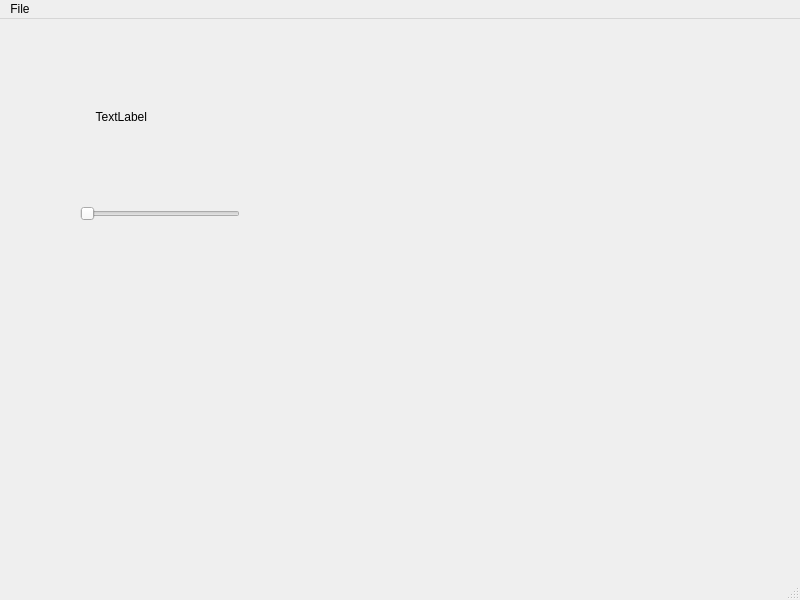
<?xml version="1.0" encoding="UTF-8"?>
<ui version="4.0">
 <class>MainWindow</class>
 <widget class="QMainWindow" name="MainWindow">
  <property name="geometry">
   <rect>
    <x>0</x>
    <y>0</y>
    <width>800</width>
    <height>600</height>
   </rect>
  </property>
  <property name="windowTitle">
   <string>MainWindow</string>
  </property>
  <widget class="QWidget" name="centralwidget">
   <widget class="QLabel" name="label">
    <property name="geometry">
     <rect>
      <x>80</x>
      <y>90</y>
      <width>67</width>
      <height>17</height>
     </rect>
    </property>
    <property name="text">
     <string>&lt;html&gt;&lt;head/&gt;&lt;body&gt;&lt;p&gt;TextLabel&lt;/p&gt;&lt;/body&gt;&lt;/html&gt;</string>
    </property>
    <property name="alignment">
     <set>Qt::AlignRight|Qt::AlignTrailing|Qt::AlignVCenter</set>
    </property>
   </widget>
   <widget class="QSlider" name="horizontalSlider">
    <property name="geometry">
     <rect>
      <x>80</x>
      <y>180</y>
      <width>160</width>
      <height>29</height>
     </rect>
    </property>
    <property name="orientation">
     <enum>Qt::Horizontal</enum>
    </property>
   </widget>
  </widget>
  <widget class="QMenuBar" name="menubar">
   <property name="geometry">
    <rect>
     <x>0</x>
     <y>0</y>
     <width>800</width>
     <height>25</height>
    </rect>
   </property>
   <widget class="QMenu" name="menuFile">
    <property name="title">
     <string>File</string>
    </property>
    <addaction name="actionQuit"/>
   </widget>
   <addaction name="menuFile"/>
  </widget>
  <widget class="QStatusBar" name="statusbar"/>
  <action name="actionQuit">
   <property name="text">
    <string>Quit</string>
   </property>
  </action>
 </widget>
 <resources/>
 <connections>
  <connection>
   <sender>horizontalSlider</sender>
   <signal>valueChanged(int)</signal>
   <receiver>label</receiver>
   <slot>setNum(int)</slot>
   <hints>
    <hint type="sourcelabel">
     <x>120</x>
     <y>211</y>
    </hint>
    <hint type="destinationlabel">
     <x>119</x>
     <y>122</y>
    </hint>
   </hints>
  </connection>
  <connection>
   <sender>actionQuit</sender>
   <signal>triggered()</signal>
   <receiver>MainWindow</receiver>
   <slot>close()</slot>
   <hints>
    <hint type="sourcelabel">
     <x>-1</x>
     <y>-1</y>
    </hint>
    <hint type="destinationlabel">
     <x>399</x>
     <y>299</y>
    </hint>
   </hints>
  </connection>
 </connections>
</ui>
